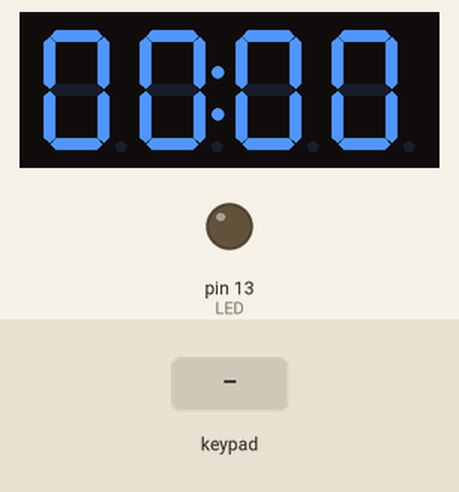
Recording of a sketch running on a simulated Arduino Uno, built for the host (arithmetic inside an expression is 32-bit, double 64-bit). On the bench: 4-digit seven-segment display, output pins drawn as LEDs (lit = HIGH). Wiring (inferred from the names in the program): 4×4 keypad with keys 1 2 3 A 4 5 6 B 7 8 9 C * 0 # D: rows pin 1, pin 2, pin 3, pin 4; columns pin 5, pin 6, pin 8, pin 9. Inputs (shaded band) come from the test bench. Pins used as bus, display or sensor lines are not drawn.

Above: at 1.2 s.
1.3 s: key '1' pressed
At 2.2 s:
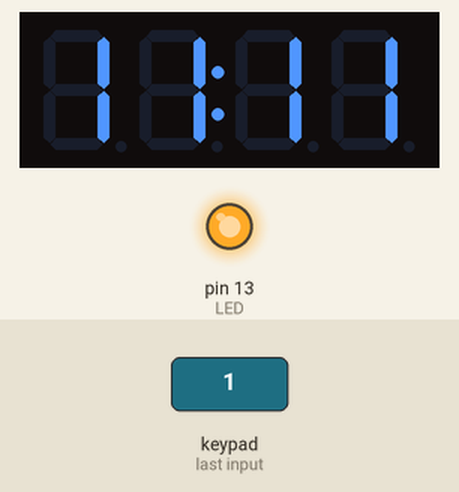
4.3 s: key '*' pressed
At 5.0 s:
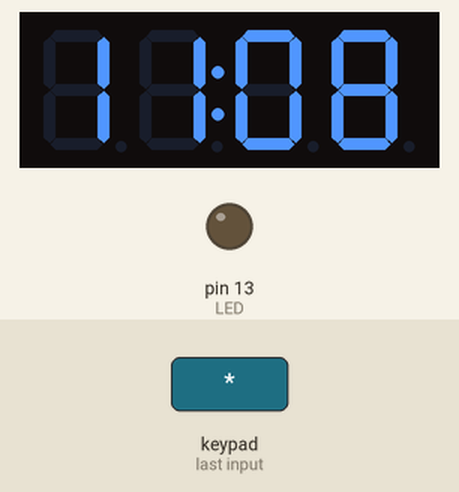
Timing chart, 0 to 7.3 s (numbered marks = the images above; inputs shaded):
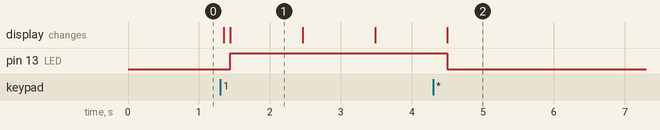

The sketch:

Timer_Controller.ino
```cpp
#include <TM1637Display.h>
#include <ctype.h>
int row1, row2, row3, row4; //ROW NUMBERS
int column1, column2, column3, column4; //COLUMN NUMBERS
int CLK, DIO; //DISPLAY CONTROLS
int LED = 13; //LED CONTROL PIN
int time_num[4] = {0, 0, 0, 0}; //TIMER VALS
char in; //INPUT CHARACTER
bool pause = false;
TM1637Display display(CLK, DIO);
void setup() {
  row1 = 1;
  row2 = 2;
  row3 = 3;
  row4 = 4;
  column1 = 5;
  column2 = 6;
  column3 = 8;
  column4 = 9;
  CLK = 10;
  DIO = 12;
  pinMode(row1, OUTPUT);
  pinMode(row2, OUTPUT);
  pinMode(row3, OUTPUT);
  pinMode(row4, OUTPUT);
  pinMode(column1, INPUT_PULLDOWN);
  pinMode(column2, INPUT_PULLDOWN);
  pinMode(column3, INPUT_PULLDOWN);
  pinMode(column4, INPUT_PULLDOWN);
  pinMode(LED, OUTPUT);
  display.setBrightness(7);
}

char keyboard() {       //KEYBOARD READ
  while(true)
  {
    //SCAN ROW1
    digitalWrite(row1, HIGH);
    delay(10);
    if(digitalRead(column1)) { digitalWrite(row1, LOW); return '1'; }
    if(digitalRead(column2)) { digitalWrite(row1, LOW); return '2'; }
    if(digitalRead(column3)) { digitalWrite(row1, LOW); return '3'; }
    if(digitalRead(column4)) { digitalWrite(row1, LOW); return 'A'; }
    digitalWrite(row1, LOW);
    //SCAN ROW2
    digitalWrite(row2, HIGH);
    delay(10);
    if(digitalRead(column1)) { digitalWrite(row2, LOW); return '4'; }
    if(digitalRead(column2)) { digitalWrite(row2, LOW); return '5'; }
    if(digitalRead(column3)) { digitalWrite(row2, LOW); return '6'; }
    if(digitalRead(column4)) { digitalWrite(row2, LOW); return 'B'; }
    digitalWrite(row2, LOW);
    //SCAN ROW3
    digitalWrite(row3, HIGH);
    delay(10);
    if(digitalRead(column1)) { digitalWrite(row3, LOW); return '7'; }
    if(digitalRead(column2)) { digitalWrite(row3, LOW); return '8'; }
    if(digitalRead(column3)) { digitalWrite(row3, LOW); return '9'; }
    if(digitalRead(column4)) { digitalWrite(row3, LOW); return 'C'; }
    digitalWrite(row3, LOW);
    //SCAN ROW4
    digitalWrite(row4, HIGH);
    delay(10);
    if(digitalRead(column1)) { digitalWrite(row4, LOW); return '*'; }
    if(digitalRead(column2)) { digitalWrite(row4, LOW); return '0'; }
    if(digitalRead(column3)) { digitalWrite(row4, LOW); return '#'; }
    if(digitalRead(column4)) { digitalWrite(row4, LOW); return 'D'; }
    digitalWrite(row4, LOW);
  }

}

void showTime(int time_val[]) {       //DISPLAY TIME
  int value = (time_val[0] * 1000) + (time_val[1] * 100) + (time_val[2] * 10) + time_val[3];
  display.showNumberDecEx(value, 0b01000000, true, 4, 0);
}

void val_ent()        //ENTER FOUR DIGIT VALUE
{
  for(int i = 0;i < 4;i++)
  {
    in = keyboard();
    if(isdigit(in))
    {
      time_num[i] = in - '0';
      showTime(time_num);
    }
    else
    {
      i = i - 1;
    }
  }
}

void setInit(int a, int b, int c, int d)
{
  time_num[0] = a;
  time_num[1] = b;
  time_num[2] = c;
  time_num[3] = d;
}
void loop()
{
  showTime(time_num);
  in = keyboard();
  switch(in)
  {
    case 'A': setInit(1, 0, 0, 0); break;
    case 'B': setInit(2, 0, 0, 0); break;
    case 'C': setInit(3, 0, 0, 0); break;
    case 'D': setInit(4, 0, 0, 0); break;
    default: val_ent();
  }
  int sec_val = (((time_num[0] * 10) + (time_num[1])) * 60) + (time_num[2] * 10) + time_num[3];
  digitalWrite(LED, HIGH);
  digitalWrite(row4, HIGH);
  while(true)
  {
    delay(1000);
    if(sec_val == 0)
    {
      digitalWrite(LED, LOW);
      break;
    }
    if(!pause)
    {
      sec_val--;
      time_num[0] = (sec_val / 60) / 10;
      time_num[1] = (sec_val / 60) % 10;
      time_num[2] = (sec_val % 60) / 10;
      time_num[3] = (sec_val % 60) % 10;
      showTime(time_num);
    }
    else
    {
      delay(5000);
    }
    if(digitalRead(column1))
    {
      pause = !pause;
      digitalWrite(LED, pause ? LOW : HIGH);
      delay(5000);
      if(pause == false)
      {
        sec_val -= 5;
      }
    }
  }
  digitalWrite(row4, LOW);
}
```

Measured:
- after the input at 1.3 s, pin 13 (LED): LOW → HIGH after 0.14 s; the display: first changes after 0.05 s (image 1 shows a later state)
- after the input at 4.3 s, pin 13 (LED): HIGH → LOW after 0.20 s
- what the display in image 1 shows lasts 1.1 s, from 1.4 s to 2.5 s
